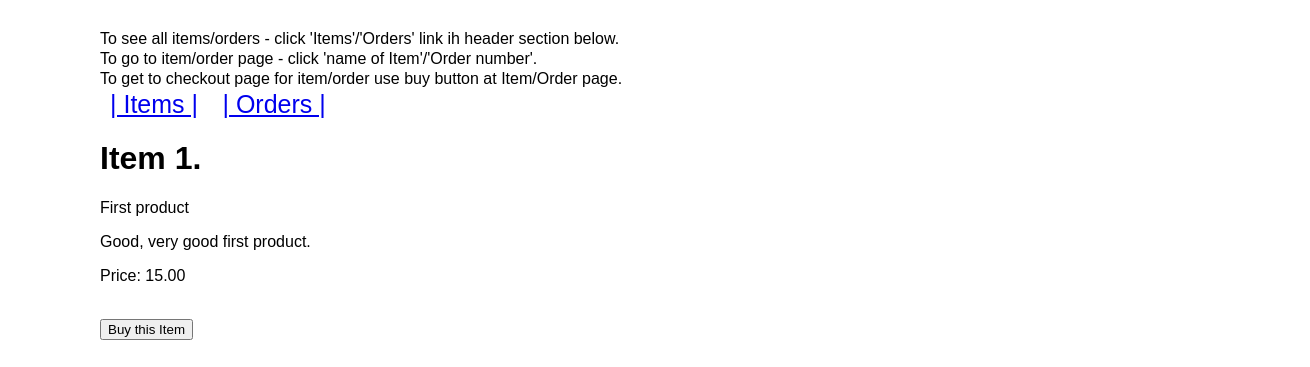
Page /item/1 on the committed database.
### payments/models/item.py (models this page shows, shortened)
class Item(models.Model):
    name = models.CharField(max_length=150, unique=True, verbose_name='Product')
    description = models.TextField(blank=False, null=False, verbose_name='Description')
    price = models.IntegerField(blank=False, null=False, verbose_name='Price in cents')
    class Meta:
        verbose_name = 'Product'
        verbose_name_plural = 'Products'
    def price_display(self):
        return '{0:.2f}'.format(self.price / 100)

### payments/views/item.py (the view)
# urls.py: path('item/<int:pk>', ItemView.as_view(), name='item'),
class ItemView(DetailView):
    model = Item
    template_name = 'item.html'

### templates/item.html (shortened to what this page needs)
{% extends "base.html" %}
{% load static %}
{% block content %}
    <h1>Item {{ item.id }}.</h1>
    <p>{{ item.name }}</p>
    <p>{{ item.description }}</p>
    <p>Price: {{ item.price_display }}</p>
    <br>
    <button id="buy-button">Buy this Item</button>
{% endblock content %}

### static/main.css (style rules this page uses)
* { box-sizing: border-box; }
body, html { font-family: 'Rubik', sans-serif; margin: 0; padding: 0; background-color: #FFF; }

### rows in the picture
Item: id "1", name "First product", description "Good, very good first product.", price_display "15.00"
